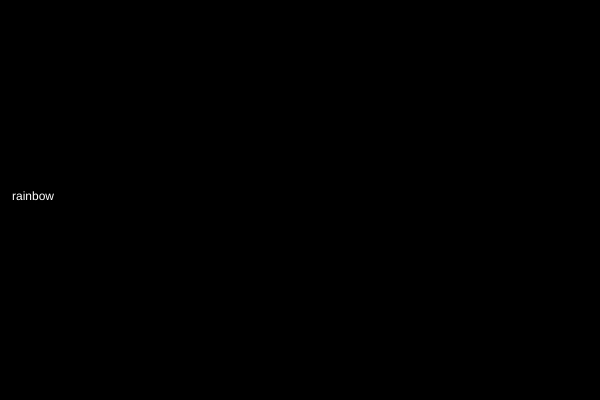
Frame 1 (no input)
Frame 60 (no input): identical to frame 1, image omitted
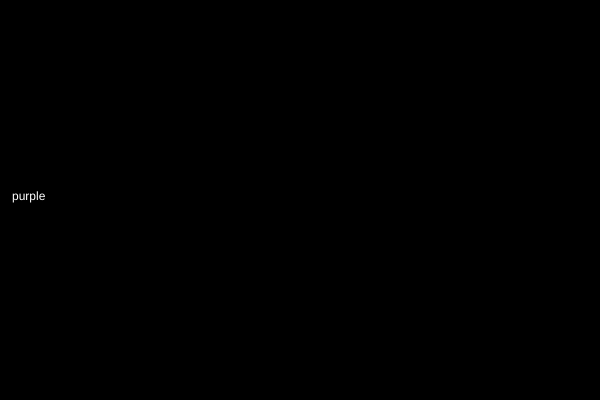
Frame 120 (the mouse pressed at the canvas centre since frame 60)

The p5.js sketch that drew these frames (run headless with seeded random() and noise() and a simulated clock; from frame 60 on, the mouse is pressed at the canvas centre):

// p5.js sketch
// ── sketch.js
var names = ['rainbow', 'purple', 'vs', 'eggs'];

var index = 0;

function setup() {
    createCanvas(600, 400);
}

function draw() {
    background(0);

    fill(255);
    text(names[index], 12, 200);
}

function mousePressed() {
    index += 1;
    if (index == names.length) {
        index = 0;
    }
}
